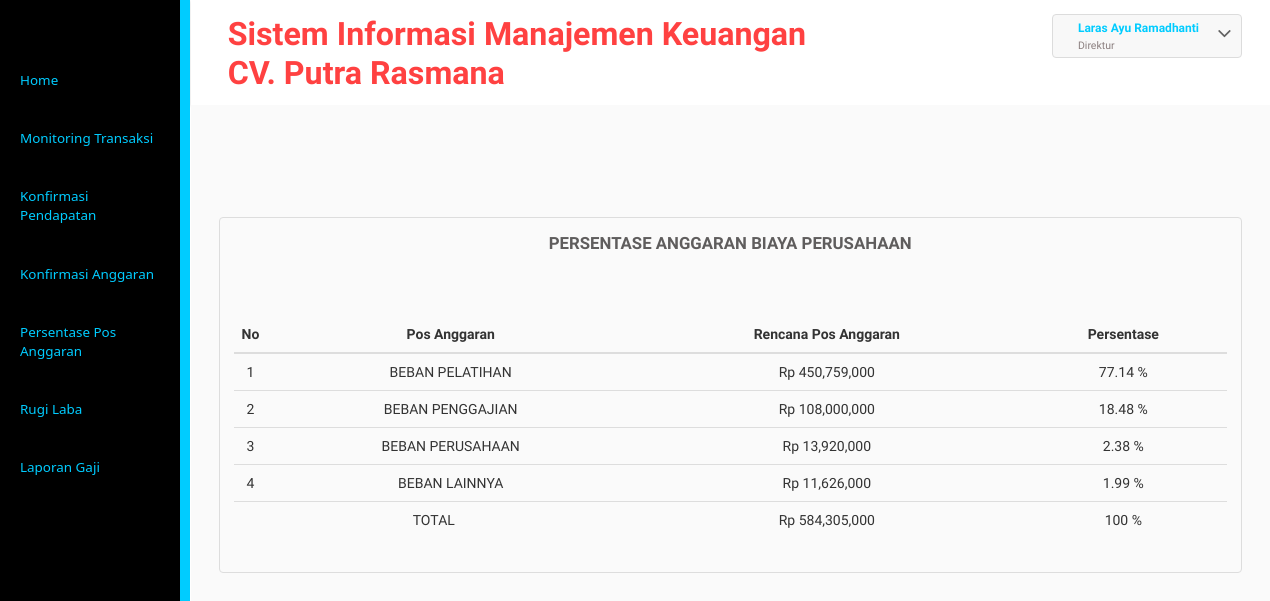
Page /direktur/persentase.php (signed in) on the earlier database version.
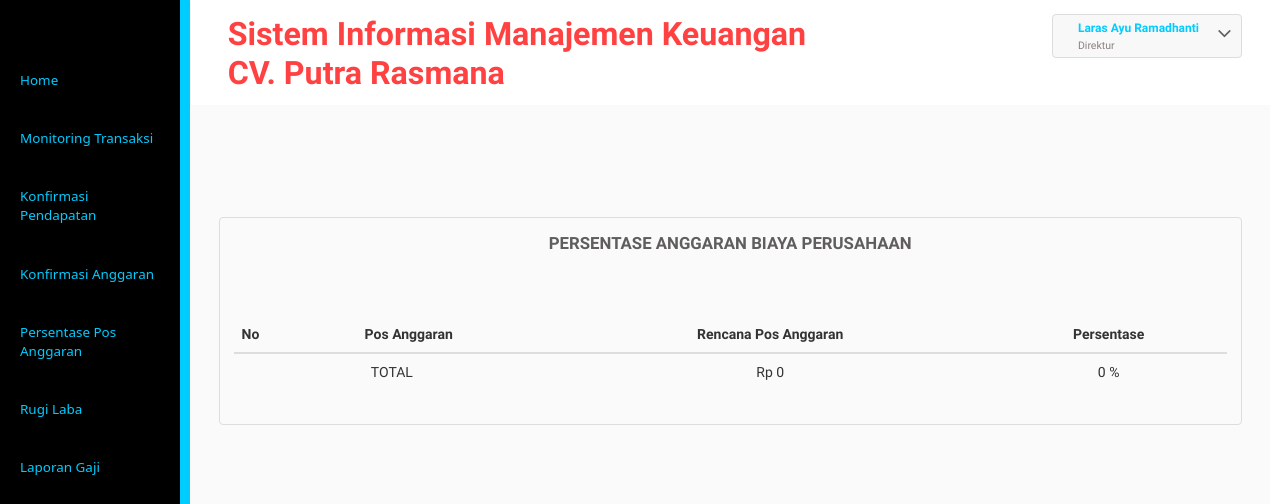
Same page on the later database version.
### tables this page shows
CREATE TABLE `detailanggaran` (
  `kd_anggaranperusahaan` varchar(25) NOT NULL,
  `kd_jenisanggaran` varchar(25) NOT NULL,
  `jumlahanggaranperusahaan` int(11) NOT NULL
);

CREATE TABLE `jenisanggaran` (
  `kd_jenisanggaran` varchar(25) NOT NULL,
  `jenisanggaran` varchar(50) NOT NULL
);

### direktur/persentase.php (the view, shortened to what this page needs)
<?php
include("libfunc.php");
include("../libfunc.php");
$link=koneksidb();
if(($_SESSION['logadm']==true) && ($_SESSION['useradm']!="")){
?>
    <div class="inner-block">
      <div class="table-agile-info">
  <div class="panel panel-default">
    <div class="chit-chat-heading">
      Persentase Anggaran Biaya Perusahaan
    </div>
    <br>
				<div class="">
					<table class="table table-hover">
						<thead>
							<tr>
								<th style="width:20px;"><center>No</center></th>
								<th><center>Pos Anggaran</center></th>
								<th><center>Rencana Pos Anggaran</center></th>
								<th><center>Persentase</center></th>
							</tr>
						</thead>
						<tbody>
						<?php
							$sql1="SELECT * FROM anggaranperusahaan p INNER JOIN detailanggaran d ON p.kd_anggaranperusahaan=d.kd_anggaranperusahaan INNER JOIN jenisanggaran j ON d.kd_jenisanggaran=j.kd_jenisanggaran WHERE p.kd_anggaranperusahaan LIKE '%2018%'";
							$res1=mysqli_query($link,$sql1);
							$i=1;
							while($data1=mysqli_fetch_array($res1)){
								$pers=$data1['jumlahanggaranperusahaan']/584305000 * 100;
								$ar[$i]=$data1['jumlahanggaranperusahaan'];
								$ar1[$i]=$pers;
								?>
								<tr>
									<td><center><?php echo $i;?></center></td>
									<td><center><?php echo strtoupper($data1['jenisanggaran']);?></center></td>
									<td><center><?php echo "Rp ".strtoupper(number_format($data1['jumlahanggaranperusahaan']));?></center></td>
									<td><center><?php echo round($pers,2)." %"; ?></center></td>
								</tr>
									<?php
									$i++;
								}
								$totalbeban=array_sum($ar);
								$totalpers=array_sum($ar1);
							?>
							<tr>
								<td colspan="2"><center>TOTAL</center></td>
								<td><center><?php echo "Rp ".strtoupper(number_format($totalbeban));?></center></td>
								<td><center><?php echo round($totalpers,2)." %"; ?></center></td>
							</tr>
							</tbody>
						</table>
				</div>
  </div>
</div>
</div>
</div>
</div>
<?php
}else{
  header("Location: ../masuk.php");
}
?>

Differences in the rows shown:
removed detailanggaran: kd_jenisanggaran.jenisanggaran "BEBAN PELATIHAN", jumlahanggaranperusahaan "450,759,000", jumlahanggaranperusahaan "77.14"
removed detailanggaran: kd_jenisanggaran.jenisanggaran "BEBAN PENGGAJIAN", jumlahanggaranperusahaan "108,000,000", jumlahanggaranperusahaan "18.48"
removed detailanggaran: kd_jenisanggaran.jenisanggaran "BEBAN PERUSAHAAN", jumlahanggaranperusahaan "13,920,000", jumlahanggaranperusahaan "2.38"
removed detailanggaran: kd_jenisanggaran.jenisanggaran "BEBAN LAINNYA", jumlahanggaranperusahaan "11,626,000", jumlahanggaranperusahaan "1.99"
Other differences:
$totalbeban: "584,305,000" → "0"
$totalpers: "100" → "0"
